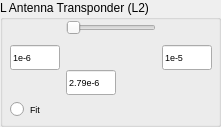
           <widget class="QGroupBox" name="groupBox_3">
            <property name="minimumSize">
             <size>
              <width>220</width>
              <height>100</height>
             </size>
            </property>
            <property name="title">
             <string>L Antenna Transponder (L2)</string>
            </property>
            <widget class="QWidget" name="layoutWidget">
             <property name="geometry">
              <rect>
               <x>10</x>
               <y>20</y>
               <width>202</width>
               <height>98</height>
              </rect>
             </property>
             <layout class="QVBoxLayout" name="verticalLayout_9">
              <item>
               <layout class="QHBoxLayout" name="horizontalLayout_6">
                <item>
                 <widget class="QLineEdit" name="lineEditMinL2">
                  <property name="minimumSize">
                   <size>
                    <width>50</width>
                    <height>25</height>
                   </size>
                  </property>
                  <property name="maximumSize">
                   <size>
                    <width>50</width>
                    <height>25</height>
                   </size>
                  </property>
                  <property name="font">
                   <font>
                    <pointsize>7</pointsize>
                   </font>
                  </property>
                  <property name="text">
                   <string>1e-6</string>
                  </property>
                 </widget>
                </item>
                <item>
                 <layout class="QGridLayout" name="gridLayout_3">
                  <item row="0" column="0">
                   <widget class="QSlider" name="horizontalSliderL2">
                    <property name="minimum">
                     <number>0</number>
                    </property>
                    <property name="maximum">
                     <number>10000</number>
                    </property>
                    <property name="orientation">
                     <enum>Qt::Horizontal</enum>
                    </property>
                   </widget>
                  </item>
                  <item row="1" column="0">
                   <spacer name="verticalSpacer_5">
                    <property name="orientation">
                     <enum>Qt::Vertical</enum>
                    </property>
                    <property name="sizeHint" stdset="0">
                     <size>
                      <width>20</width>
                      <height>17</height>
                     </size>
                    </property>
                   </spacer>
                  </item>
                  <item row="2" column="0">
                   <widget class="QLineEdit" name="lineEditValueL2">
                    <property name="minimumSize">
                     <size>
                      <width>50</width>
                      <height>25</height>
                     </size>
                    </property>
                    <property name="maximumSize">
                     <size>
                      <width>50</width>
                      <height>25</height>
                     </size>
                    </property>
                    <property name="font">
                     <font>
                      <pointsize>7</pointsize>
                     </font>
                    </property>
                    <property name="text">
                     <string>2.79e-6</string>
                    </property>
                   </widget>
                  </item>
                 </layout>
                </item>
                <item>
                 <widget class="QLineEdit" name="lineEditMaxL2">
                  <property name="minimumSize">
                   <size>
                    <width>50</width>
                    <height>25</height>
                   </size>
                  </property>
                  <property name="maximumSize">
                   <size>
                    <width>50</width>
                    <height>25</height>
                   </size>
                  </property>
                  <property name="font">
                   <font>
                    <pointsize>7</pointsize>
                   </font>
                  </property>
                  <property name="text">
                   <string>1e-5</string>
                  </property>
                 </widget>
                </item>
               </layout>
              </item>
              <item>
               <widget class="QRadioButton" name="radioButtonFitL2">
                <property name="font">
                 <font>
                  <pointsize>7</pointsize>
                 </font>
                </property>
                <property name="text">
                 <string>Fit</string>
                </property>
               </widget>
              </item>
             </layout>
            </widget>
           </widget>
